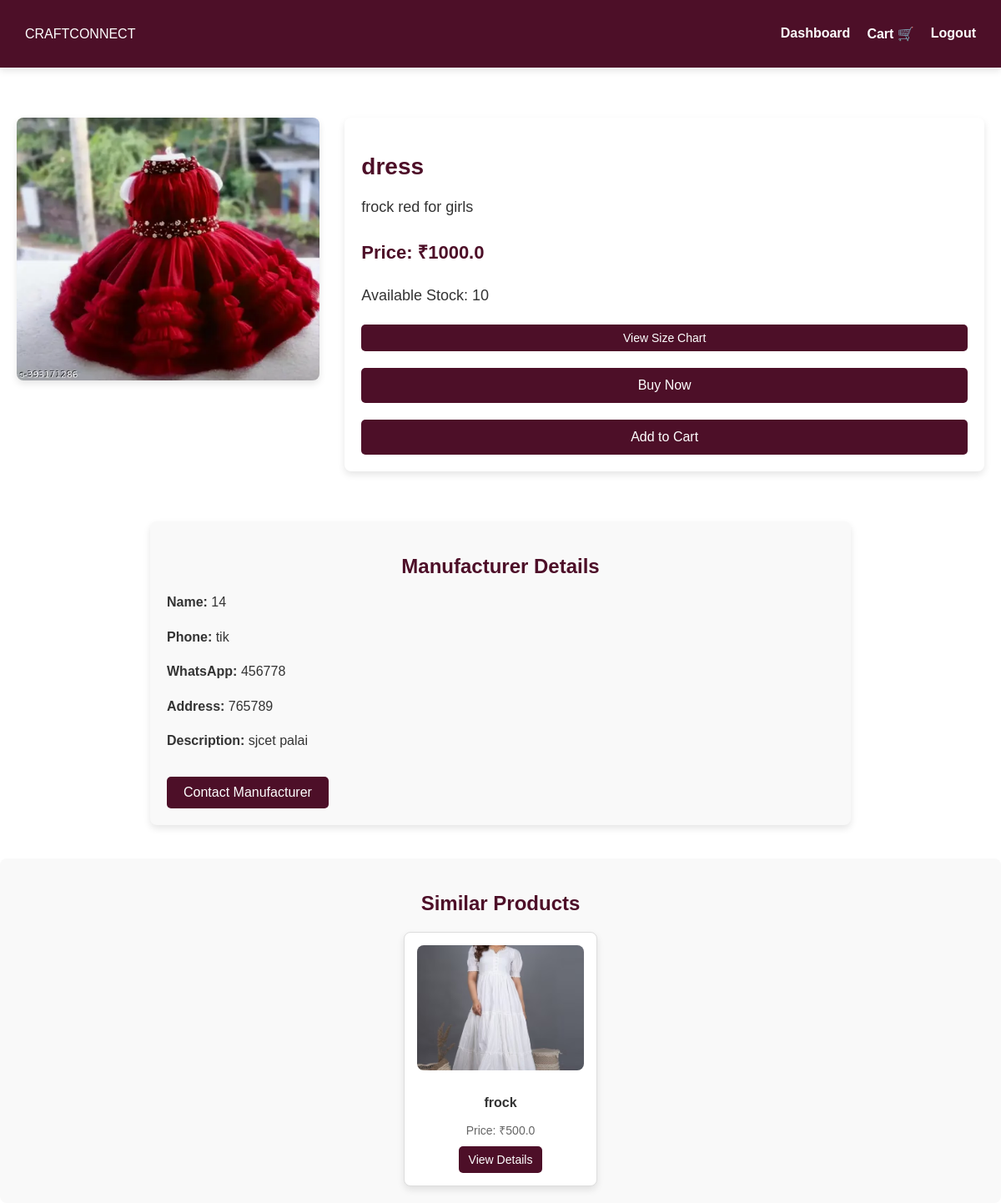
Screenshot of /product_details/16 (signed in) with the database file from the repository.
### tables this page shows
CREATE TABLE products (
            id INTEGER PRIMARY KEY AUTOINCREMENT,
            name TEXT NOT NULL,
            description TEXT NOT NULL,
            price REAL NOT NULL,
            image TEXT NOT NULL,
            manufacturer_id INTEGER, approved INTEGER DEFAULT 0, category TEXT, stock_limit INTEGER DEFAULT NULL, size_chart TEXT,
            FOREIGN KEY (manufacturer_id) REFERENCES users (id)
        );

CREATE TABLE users (
            id INTEGER PRIMARY KEY AUTOINCREMENT,
            name TEXT NOT NULL,
            email TEXT UNIQUE NOT NULL,
            password TEXT NOT NULL,
            user_type TEXT NOT NULL,
            profile_pic TEXT DEFAULT 'default_profile.jpg'
        , username TEXT, phone TEXT, whatsapp TEXT, address TEXT, description TEXT);

### app.py (the view)
@app.route('/product_details/<int:product_id>')
def product_details(product_id):
    conn = get_db_connection()
    cursor = conn.cursor()
    cursor.execute("""
    SELECT p.id, p.name, p.description, p.price, p.image, p.category,
           p.stock_limit, p.size_chart,
           m.id AS manufacturer_id, m.name AS manufacturer_name, m.phone, m.whatsapp, m.address,
           m.description AS manufacturer_description
    FROM products p
    JOIN users m ON p.manufacturer_id = m.id
    WHERE p.id = ?
    """, (product_id,))
    product = cursor.fetchone()
    if not product:
        conn.close()
        flash("Product not found.", "error")
        return redirect(url_for("browse_products"))
    cursor.execute("""
        SELECT id, name, price, image
        FROM products
        WHERE category = ? AND id != ?
        LIMIT 4
    """, (product[5], product_id))
    similar_products = cursor.fetchall()
    conn.close()
    return render_template("product_details.html", product=product, similar_products=similar_products)

### app.py (called while the page is built)
def get_db_connection():
    conn = sqlite3.connect("craftconnect.db")
    conn.row_factory = sqlite3.Row
    return conn

### templates/product_details.html (shortened to what this page needs)
<!DOCTYPE html>
<html lang="en">
<head>
    <link rel="stylesheet" href="{{ url_for('static', filename='css/styles.css') }}">
</head>
<body>
    <nav class="navbar">
        <div class="logo">CRAFTCONNECT</div>
        <ul class="nav-links">
            <li><a href="{{ url_for('customer_dashboard') }}">Dashboard</a></li>
            <li><a href="{{ url_for('cart') }}">Cart 🛒</a></li>
            <li><a href="{{ url_for('logout') }}">Logout</a></li>
        </ul>
    </nav>
    <section class="product-details-container">
        <div class="product-image">
            <img src="{{ url_for('static', filename='uploads/' + product[4]) }}" alt="{{ product[1] }}">
        </div>
        <div class="product-details">
            <h1>{{ product[1] }}</h1>
            <p>{{ product[2] }}</p>
            <p class="price">Price: ₹{{ product[3] }}</p>
            <p class="stock">
                {% if product[6] %}
                    Available Stock: {{ product[6] }}
                {% else %}
                    Stock: Unlimited
                {% endif %}
            </p>
            {% if product[5] == 'Clothing' %}
            {% if product[7] %}
                <button class="size-chart-button" onclick="openModal()">View Size Chart</button>
            {% else %}
                    <p>No size chart available for this product.</p>
            {% endif %}
            <form action="{{ url_for('order_page', product_id=product[0]) }}" method="POST">
                <button type="submit" class="button buy-now">Buy Now</button>
            </form>
            <button class="button">Add to Cart</button>
            {% endif %}
        </div>
    </section>
    <section class="manufacturer-details-container">
        <h2>Manufacturer Details</h2>
        <p><strong>Name:</strong> {{ product[8] }}</p>
        <p><strong>Phone:</strong> {{ product[9] }}</p>
        <p><strong>WhatsApp:</strong> {{ product[10] }}</p>
        <p><strong>Address:</strong> {{ product[11] }}</p>
        <p><strong>Description:</strong> {{ product[12] }}</p>
        <a href="{{ url_for('contact_manufacturer', product_id=product[0], manufacturer_id=product[8], customer_id=session['user_id']) }}" class="contact-manufacturer-btn">
          Contact Manufacturer
        </a>
    </section>
    <section class="similar-products">
        <h2>Similar Products</h2>
        <div class="product-grid">
            {% for similar_product in similar_products %}
            <div class="product-card">
                <img src="{{ url_for('static', filename='uploads/' + similar_product[3]) }}" alt="{{ similar_product[1] }}">
                <h3>{{ similar_product[1] }}</h3>
                <p>Price: ₹{{ similar_product[2] }}</p>
                <a href="{{ url_for('product_details', product_id=similar_product[0]) }}" class="view-details-btn">View Details</a>
            </div>
            {% endfor %}
        </div>
    </section>
</body>
</html>

### static/css/styles.css (style rules this page uses)
body { margin: 0; padding: 0; font-family: Arial, sans-serif; background: white; color: #4D0F28; min-height: 100vh; box-sizing: border-box; }
.navbar { display: flex; justify-content: space-between; align-items: center; padding: 15px 30px; background: #4D0F28; color: white; box-shadow: 0px 4px 8px rgba(0, 0, 0, 0.1); }
.nav-links { list-style: none; display: flex; gap: 20px; }
.nav-links a { text-decoration: none; color: white; font-size: 16px; font-weight: bold; transition: color 0.3s ease; }
.button { display: inline-block; margin-top: 20px; padding: 12px 20px; font-size: 18px; background: #4D0F28; color: white; text-decoration: none; border-radius: 5px; transition: 0.3s ease; }
.product-card { background: #fff; color: #4D0F28; padding: 20px; box-shadow: 0px 4px 8px rgba(0, 0, 0, 0.15); text-align: center; border-radius: 8px; transition: transform 0.3s ease, box-shadow 0.3s ease; width: 250px; }
.product-card img { width: 100%; height: 200px; object-fit: cover; border-radius: 5px; margin-bottom: 15px; }
.product-card h3 { font-size: 20px; color: #333; margin-bottom: 10px; }
.product-card p { font-size: 16px; color: #666; margin-bottom: 10px; }
input, button { width: 100%; padding: 10px; margin-top: 5px; }
.product-details-container { display: flex; flex-wrap: wrap; justify-content: space-between; align-items: flex-start; margin: 40px auto; gap: 30px; max-width: 1200px; padding: 20px; }
.product-image { flex: 1; max-width: 400px; }
.product-image img { width: 100%; border-radius: 8px; box-shadow: 0px 4px 8px rgba(0, 0, 0, 0.1); transition: transform 0.3s ease; cursor: zoom-in; }
.product-details { flex: 2; text-align: left; background: #fff; padding: 20px; border-radius: 8px; box-shadow: 0px 4px 8px rgba(0, 0, 0, 0.1); }
.product-details h1 { font-size: 28px; color: #4D0F28; margin-bottom: 15px; }
.product-details p { font-size: 18px; color: #333; margin-bottom: 10px; line-height: 1.6; }
.product-details .price { font-size: 22px; font-weight: bold; color: #4D0F28; margin-bottom: 20px; }
.product-details .button { padding: 12px 25px; background: #4D0F28; color: white; border: none; border-radius: 5px; cursor: pointer; transition: background 0.3s ease; font-size: 16px; }
.similar-products { margin-top: 40px; padding: 20px; background-color: #f9f9f9; border-radius: 8px; }
.similar-products h2 { text-align: center; color: #4D0F28; margin-bottom: 20px; }
.product-grid { display: flex; flex-wrap: wrap; gap: 20px; justify-content: center; }
.product-card { background-color: #fff; border: 1px solid #ddd; border-radius: 8px; width: 200px; padding: 15px; text-align: center; box-shadow: 0 4px 8px rgba(0, 0, 0, 0.1); }
.product-card img { width: 100%; height: 150px; object-fit: cover; border-radius: 8px; margin-bottom: 10px; }
.product-card h3 { font-size: 16px; color: #333; margin-bottom: 5px; }
.product-card p { font-size: 14px; color: #666; margin-bottom: 10px; }
.product-card .view-details-btn { display: inline-block; background-color: #4D0F28; color: white; text-decoration: none; padding: 8px 12px; border-radius: 5px; font-size: 14px; transition: background-color 0.3s ease; }
.manufacturer-details-container { margin: 40px auto; max-width: 800px; background-color: #f9f9f9; padding: 20px; border-radius: 8px; box-shadow: 0 4px 8px rgba(0, 0, 0, 0.1); }
.manufacturer-details-container h2 { font-size: 24px; color: #4D0F28; margin-bottom: 15px; text-align: center; }
.manufacturer-details-container p { font-size: 16px; color: #333; margin-bottom: 10px; line-height: 1.6; }
.size-chart-button { background-color: #4D0F28; color: white; border: none; padding: 8px 12px; font-size: 14px; border-radius: 5px; cursor: pointer; margin-top: 10px; text-decoration: none; display: inline-block; text-align: center; }
.price { font-size: 18px; font-weight: bold; color: #4D0F28; }
.contact-manufacturer-btn { display: inline-block; background-color: #4D0F28; color: white; text-decoration: none; padding: 10px 20px; font-size: 16px; border-radius: 5px; margin-top: 20px; text-align: center; transition: background-color 0.3s ease; }

### rows the page displays
products: image (picture), name "dress", description "frock red for girls", price "1000.0", stock_limit "10"
users: id "14", name "tik", phone "456778", whatsapp "765789", address "sjcet palai"
products: image (picture), name "frock", price "500.0"
